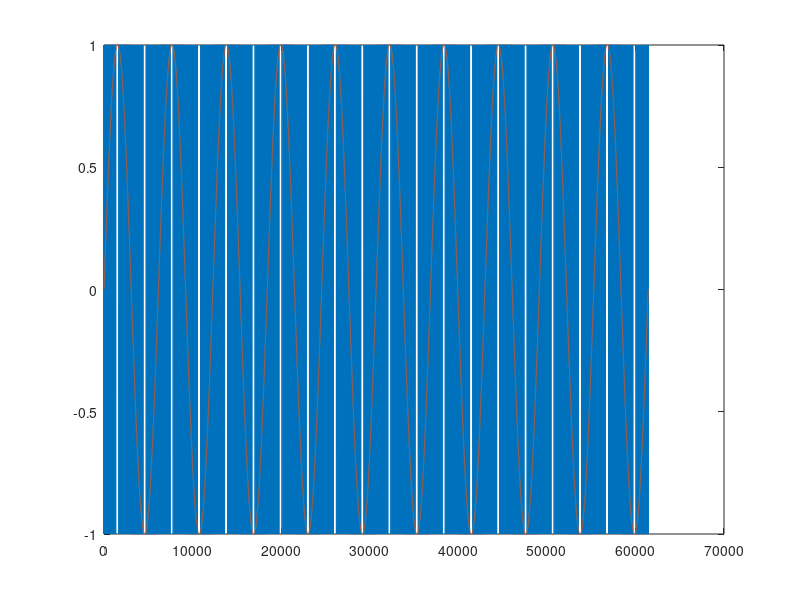

Recreate this plot in MATLAB.
clear all;
Fs = 6144000;
Ts = 1/Fs;
Ftone = 1000;

% Attenuation
% /20 attenuation corresponds to 120dB-94dB = 26dB
% 120dB is the Acoustic Overload Point of the microphone corresponding
% to a full scale [-1..1] range. See datasheet of your microphone.
% 94dB is the Sound Pressure Level used as sensitivity reference
Attenuation = 1;

% This must be integer!
Nperiod = 10*Fs/Ftone;

%Generate tone
n=0:(Nperiod-1);
tone = sin(2*pi*Ftone*n*Ts);
tone = tone/Attenuation;
qe = 0;

%Generate PDM in [-1, 1]
for i=1:length(tone)
 if ( tone(i) > qe )
   pdm(i) = 1;
 else
   pdm(i) = -1;
 endif
 qe = pdm(i) - tone(i) + qe;
endfor

%Frame in [0, 1]
pdm_01 = pdm + 1;
pdm_01 = pdm / 2;

plot(n, pdm, n, tone);